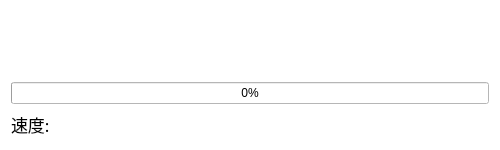
<?xml version="1.0" encoding="UTF-8"?>
<ui version="4.0">
 <class>FileReceiver</class>
 <widget class="QWidget" name="FileReceiver">
  <property name="geometry">
   <rect>
    <x>0</x>
    <y>0</y>
    <width>500</width>
    <height>150</height>
   </rect>
  </property>
  <property name="windowTitle">
   <string>文件接收</string>
  </property>
  <property name="styleSheet">
   <string notr="true">background-color: white;</string>
  </property>
  <layout class="QVBoxLayout" name="verticalLayout">
   <item>
    <widget class="QLabel" name="label">
     <property name="maximumSize">
      <size>
       <width>500</width>
       <height>100</height>
      </size>
     </property>
     <property name="font">
      <font>
       <family>微软雅黑</family>
       <pointsize>13</pointsize>
      </font>
     </property>
     <property name="text">
      <string/>
     </property>
    </widget>
   </item>
   <item>
    <widget class="QLabel" name="fileName_lbl">
     <property name="font">
      <font>
       <family>等线</family>
       <pointsize>12</pointsize>
      </font>
     </property>
     <property name="text">
      <string/>
     </property>
    </widget>
   </item>
   <item>
    <widget class="QProgressBar" name="progressBar">
     <property name="value">
      <number>0</number>
     </property>
    </widget>
   </item>
   <item>
    <layout class="QHBoxLayout" name="horizontalLayout">
     <item>
      <widget class="QLabel" name="label_size">
       <property name="font">
        <font>
         <family>微软雅黑</family>
         <pointsize>13</pointsize>
        </font>
       </property>
       <property name="text">
        <string>速度:</string>
       </property>
      </widget>
     </item>
     <item>
      <widget class="QLabel" name="label_speed">
       <property name="font">
        <font>
         <family>微软雅黑</family>
         <pointsize>13</pointsize>
        </font>
       </property>
       <property name="text">
        <string/>
       </property>
      </widget>
     </item>
     <item>
      <spacer name="horizontalSpacer">
       <property name="orientation">
        <enum>Qt::Horizontal</enum>
       </property>
       <property name="sizeHint" stdset="0">
        <size>
         <width>40</width>
         <height>20</height>
        </size>
       </property>
      </spacer>
     </item>
     <item>
      <widget class="QLabel" name="label_process">
       <property name="font">
        <font>
         <family>微软雅黑</family>
         <pointsize>13</pointsize>
        </font>
       </property>
       <property name="text">
        <string/>
       </property>
      </widget>
     </item>
    </layout>
   </item>
  </layout>
 </widget>
 <resources/>
 <connections/>
</ui>
